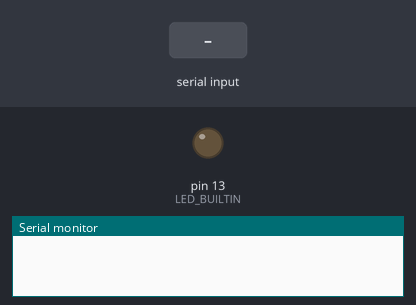
Simulated run of this sketch. Board: Arduino Uno, built with avr-gcc and run on an emulated ATmega328P. Parts: output pins drawn as LEDs (lit = HIGH), the last lines printed to the serial monitor. The test bench sets the inputs (shaded band).

Above: at 1.2 s.
1.3 s: "blink\n" received over Serial
At 4.1 s:
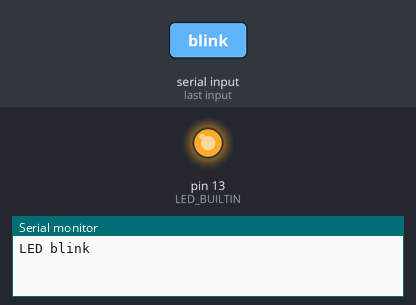
4.3 s: "on\n" received over Serial
At 5.0 s:
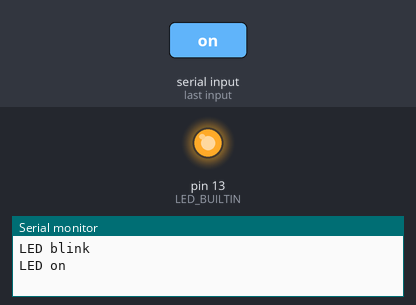
5.8 s: "off\n" received over Serial
At 6.1 s:
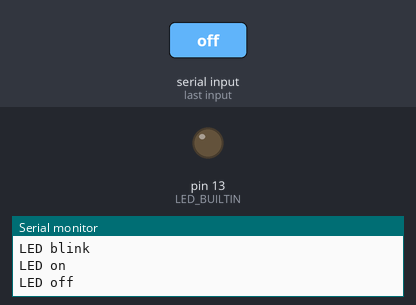
Timing chart, 0 to 8.8 s (numbered marks = the images above; inputs shaded):
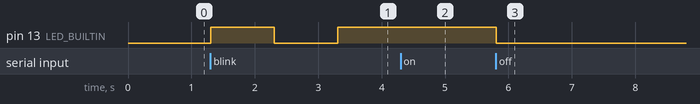

Measured:
- after the input at 1.3 s, pin 13 (LED_BUILTIN): LOW → HIGH at once, → LOW 1.0 s later, → HIGH 1.0 s later
- after the input at 4.3 s, pin 13 (LED_BUILTIN): stays HIGH (without the input it goes to LOW after 0.01 s)
- after the input at 5.8 s, pin 13 (LED_BUILTIN): HIGH → LOW at once

The sketch:

Lab1_led.ino
```cpp
// -------------------------------------------
//
//  Project: Lab1_task1 - Serial Communication with Python
//  Group: 4
//  Students: Nathaniel @@@@@@@@@@@@@@@@, Anton Smirnov
//  Date: 6-6-2025
//  ------------------------------------------

#define OFF 0
#define ON 1
#define BLINK 2

int ledState = OFF;
unsigned long previousMillis = 0;
const long blinkInterval = 1000;

void setup() {
  pinMode(LED_BUILTIN, OUTPUT);
  Serial.begin(9600);
  digitalWrite(LED_BUILTIN, LOW);
}

void loop() {
  if (Serial.available() > 0) {
    String command = Serial.readStringUntil('\n');
    command.trim();

    if (command == "on") {
      ledState = ON;
      digitalWrite(LED_BUILTIN, HIGH);
      Serial.println("LED on");
    } else if (command == "off") {
      ledState = OFF;
      digitalWrite(LED_BUILTIN, LOW);
      Serial.println("LED off");
    } else if (command == "blink") {
      ledState = BLINK;
      Serial.println("LED blink");
    } else if (command == "status") {
      Serial.println(
          ledState);  // Just return the state as a number (0, 1, or 2)
    } else {
      Serial.println("Unknown command. Use: on, off, blink, or status");
    }
  }

  if (ledState == BLINK) {
    unsigned long currentMillis = millis();
    if (currentMillis - previousMillis >= blinkInterval) {
      previousMillis = currentMillis;
      if (digitalRead(LED_BUILTIN) == HIGH) {
        digitalWrite(LED_BUILTIN, LOW);
      } else {
        digitalWrite(LED_BUILTIN, HIGH);
      }
    }
  }
}
```
